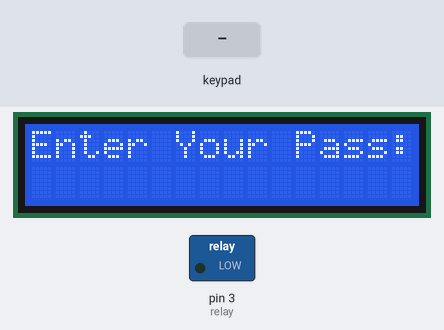
Bench run of a sketch on a simulated Arduino Uno, built with avr-gcc and run on an emulated ATmega328P. Shown: 16×2 character LCD, switched loads named in the sketch (green lamp = pin HIGH). Inputs (shaded band) come from the test bench.

Above: at 1.2 s.
1.3 s: keypad keys 1 2 3 4 pressed 0.4 s apart
At 3.0 s:
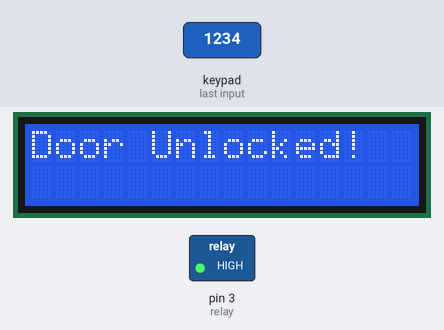
5.9 s: key 'A' pressed
8.9 s: keypad keys 1 2 3 4 # pressed 0.4 s apart
At 11.1 s:
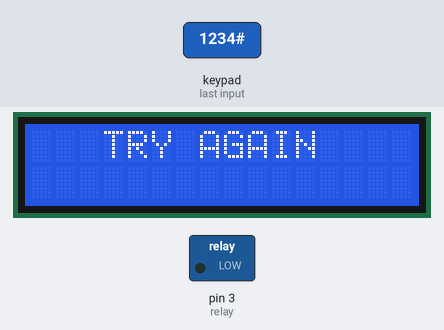
12.4 s: key 'B' pressed
At 13.5 s:
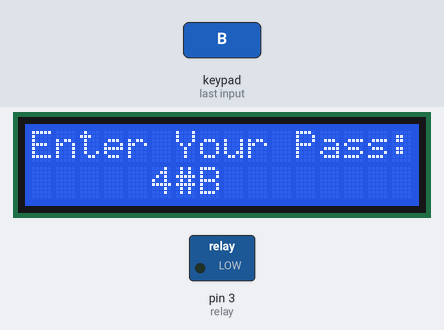
13.9 s: key '1' pressed
At 14.2 s:
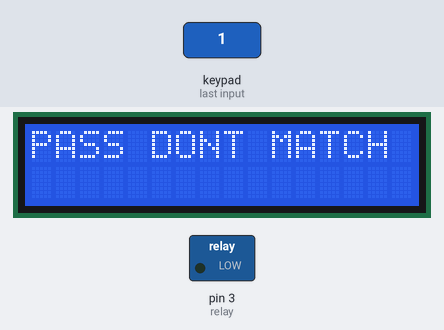
16.9 s: keypad keys 1 3 1 2 1 1 1 0 * pressed 0.4 s apart
At 23.6 s:
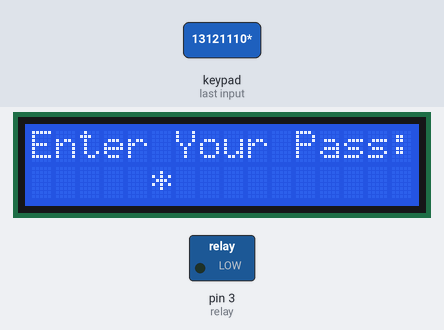
Timing chart, 0 to 24.5 s (numbered marks = the images above; inputs shaded):
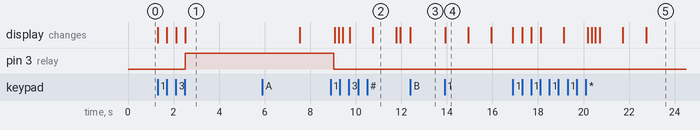

Measured:
- after the input at 1.3 s, pin 3 (relay): LOW → HIGH after 1.2 s; the display: first changes at once (image 1 shows a later state)
- after the input at 8.9 s, the display: first differs from a run without the input after 0.35 s (image 2 shows a later state)
- after the input at 12.4 s, the display: changes at once (image 3)
- after the input at 13.9 s, the display: changes at once (image 4)
- after the input at 16.9 s, the display: first changes at once (image 5 shows a later state)
- what the display in image 2 shows lasts 1.1 s, from 10.7 s to 11.8 s

The sketch:

integrating_light_bulb_control.ino
```cpp
#include <LiquidCrystal_I2C.h>
#include <Keypad.h>

//----------------------------LCD Display--------------------------------
const int LCD_ADDRESS=0X27;
const int LCD_COLUMNS=16;
const int LCD_ROWS=2;
LiquidCrystal_I2C lcd(LCD_ADDRESS,LCD_COLUMNS,LCD_ROWS);

//-----------------------------keypad------------------------------------
const byte ROWS = 4; // Four rows
const byte COLS = 4; // Four columns

// Define the key map (what each key represents)
char keys[ROWS][COLS] = {
  {'1', '2', '3', 'A'},
  {'4', '5', '6', 'B'},
  {'7', '8', '9', 'C'},
  {'*', '0', '#', 'D'}
};

// Connect keypad ROW0, ROW1, ROW2, ROW3 to these Arduino pins
byte rowPins[ROWS] = {13,12,11,10};

// Connect keypad COL0, COL1, COL2, COL3 to these Arduino pins
byte colPins[COLS] = {9, 8, 7, 6};

// ------------------keypad object---------------------------------------
Keypad keypad = Keypad(makeKeymap(keys), rowPins, colPins, ROWS, COLS);

//--------------------password-------------------------------------------
String input_pass="";
String system_pass="1234";
int pass_len=4;

//--------------------LOCK-----------------------------------------------
int relay=3;
void setup()
{
  //Serial.begin(9600);
  lcd.init();
  lcd.clear();
  lcd.backlight();
}
void loop()
{
 pinMode(relay,OUTPUT);
 lcd.clear();
 lcd.setCursor(0,0);
 lcd.print("Enter Your Pass:");
 int i=0;
 while(1){
   char key=keypad.getKey();
   if(key){
   	if(input_pass.length()<pass_len){
      input_pass=input_pass+key;
      lcd.setCursor(i+5,1);
      lcd.print(key);
      i++;
      if(input_pass.length()==pass_len){
      	if(input_pass==system_pass){
        	lcd.clear();
        	lcd.setCursor(0,0);
        	lcd.print("Door Unlocked!");
          	digitalWrite(relay,HIGH);
            delay(5000);
            lcd.clear();
  			lcd.setCursor(0,0);
  			lcd.print("Door gets locked again!");
          	delay(1500);
          	digitalWrite(relay,LOW);
            input_pass="";//Reset password
           break;
        }
        else{
            lcd.clear();
        	lcd.setCursor(0,0);
        	lcd.print("PASS DONT MATCH ");
            delay(1000);
            lcd.clear();
            lcd.setCursor(3,0);
            lcd.print("TRY AGAIN");
            input_pass="";//Reset password
            delay(1000);
           break;
        }
      }
    }
  }
 }
}
```
